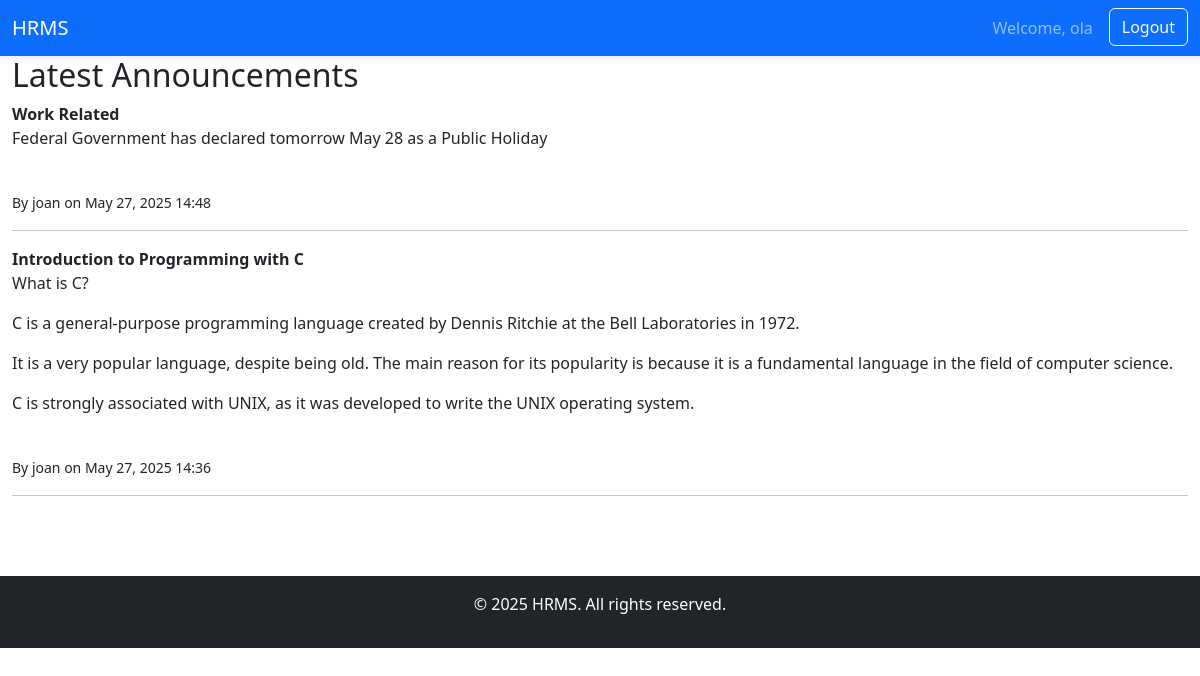
The app's page /list-announcements/ (signed in) with its own data.
### core/models.py (models this page shows, shortened)
class Announcement(models.Model):
    title = models.CharField(max_length=255)
    message = models.TextField()
    created_by = models.ForeignKey(User, on_delete=models.SET_NULL, null=True)
    created_at = models.DateTimeField(auto_now_add=True)

### core/views.py (the view)
# urls.py: path('list-announcements/', views.announcement_list, name='announcement_list'),
@login_required
def announcement_list(request):
    announcements = Announcement.objects.order_by('-created_at')
    return render(request, 'core/announcement_list.html', {'announcements': announcements})

### templates/core/announcement_list.html (shortened to what this page needs)
{% extends "core/base.html" %}
{% block content %}
<h2>Latest Announcements</h2>
{% if announcements %}
    <ul>
        {% for announcement in announcements %}
            <li>
                <strong>{{ announcement.title }}</strong><br>
                {{ announcement.message|linebreaks }}<br>
                <small>By {{ announcement.created_by }} on {{ announcement.created_at|date:"M d, Y H:i" }}</small>
            </li>
            <hr>
        {% endfor %}
    </ul>
{% else %}
    <p>No announcements yet.</p>
{% endif %}
{% endblock %}

### templates/core/base.html (shortened to what this page needs)
<!doctype html>
<html lang="en">
  <head>
    <link rel="stylesheet" href="https://cdnjs.cloudflare.com/ajax/libs/font-awesome/6.5.0/css/all.min.css">
    <link href="https://cdn.jsdelivr.net/npm/bootstrap@5.3.6/dist/css/bootstrap.min.css" rel="stylesheet">
    <link href="https://cdn.jsdelivr.net/npm/bootstrap@5.3.0/dist/css/bootstrap.min.css" rel="stylesheet">
    <link href="https://cdn.jsdelivr.net/npm/bootstrap-icons@1.10.5/font/bootstrap-icons.css" rel="stylesheet">
  </head>
  <body>
    {% block nav %}
      <nav class="navbar navbar-expand-lg navbar-dark bg-primary shadow-sm">
        <div class="container-fluid">
        {% block brand_link %}
          <b></b><a class="navbar-brand" href="">HRMS</a>
        {% endblock %}
        <div class="collapse navbar-collapse justify-content-end" id="navbarContent">
        <ul class="navbar-nav mb-2 mb-lg-0">
          {% if user.is_authenticated %}
            <li class="nav-item">
              <a class="nav-link" href="#">Welcome, {{ user.username }}</a>
            </li>
            <li class="nav-item">
              <form method="post" action="{% url 'logout' %}" class="d-inline">
                <button type="submit" class="btn btn-outline-light ms-2">Logout</button>
              </form>
            </li>
          {% endif %}
      </ul>
    </div>
  </div>
</nav>
{% endblock %}
  <div class="container-fluid">
    <div class="row">
      {% block content %}
      {% endblock %}
    </div>
  </div>
  <footer class="mt-5 text-center text-white bg-dark py-3">
    <p>&copy; 2025 HRMS. All rights reserved.</p>
  </footer>
  </body>
</html>

### records on screen
Announcement: title "Work Related", message "Federal Government has declared tomorrow May 28 as a Public Holiday", created_by "joan", created_at "May 27, 2025 14:48"
Announcement: title "Introduction to Programming with C", message "What is C? C is a general-purpose programming language created by Dennis Ritchie at the Bell Laboratories in 1972. It is a very popular language, despite being old. The main reason for its popularity is because it is a fundamental language in the field of computer science. C is strongly associated with UNIX, as it was developed to write the UNIX operating system.", created_by "joan", created_at "May 27, 2025 14:36"

### other values on screen
{{ user.username }} "ola"
